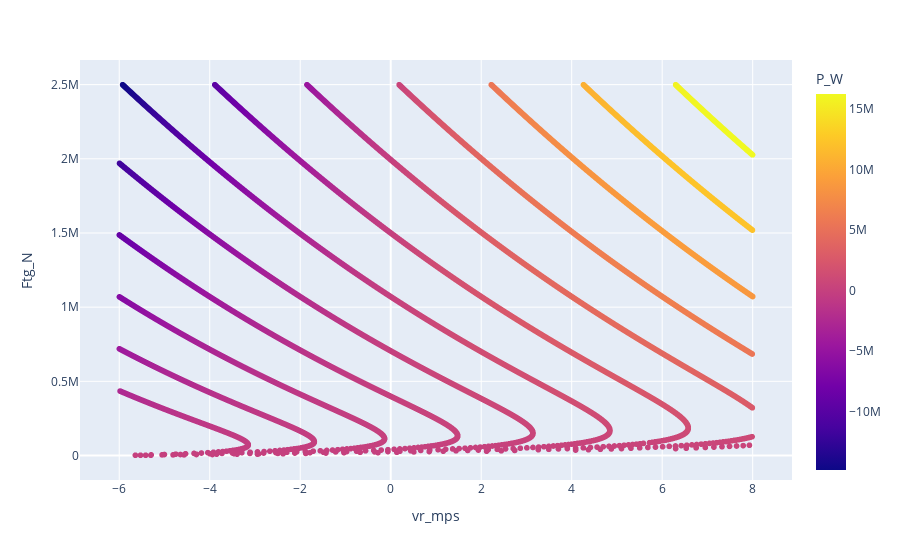

Here is the notebook cell this chart was saved with:
### Code cell
# Making the same graph in plotly is very easy.
px.scatter(temp, x="vr_mps", y="Ftg_N", color="P_W")

### Figure 1 — Plotly figure (JSON) as saved in the notebook; plotly's stock layout.template omitted (floating-point values rounded to 4 significant figures; data arrays with more than 128 entries replaced by an {"elided": "..."} marker saying what was removed)
{"data": [{"hovertemplate": "vr_mps=%{x}<br>Ftg_N=%{y}<br>P_W=%{marker.color}<extra></extra>", "legendgroup": "", "marker": {"color": {"elided": "7051 float values"}, "coloraxis": "coloraxis", "symbol": "circle"}, "mode": "markers", "name": "", "showlegend": false, "type": "scattergl", "x": {"elided": "7051 float values"}, "xaxis": "x", "y": {"elided": "7051 float values"}, "yaxis": "y"}], "layout": {"coloraxis": {"colorbar": {"title": {"text": "P_W"}}, "colorscale": [[0, "#0d0887"], [0.1111, "#46039f"], [0.2222, "#7201a8"], [0.3333, "#9c179e"], [0.4444, "#bd3786"], [0.5556, "#d8576b"], [0.6667, "#ed7953"], [0.7778, "#fb9f3a"], [0.8889, "#fdca26"], [1, "#f0f921"]]}, "legend": {"tracegroupgap": 0}, "margin": {"t": 60}, "xaxis": {"anchor": "y", "domain": [0, 1], "title": {"text": "vr_mps"}}, "yaxis": {"anchor": "x", "domain": [0, 1], "title": {"text": "Ftg_N"}}}}
